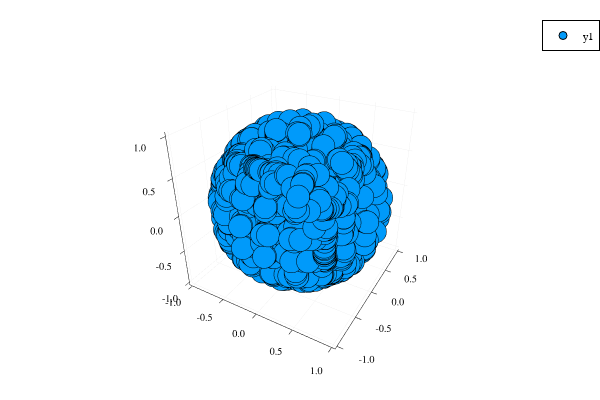

Notebook cell for this chart:
### Code cell
# Plot the sampled points

S = reduce(hcat, vcat(samples, extra_samples))
if n < 3
    scatter(S[1,:], S[2,:])
else
    scatter(S[1,:], S[2,:], S[3,:])
end

### Figure 1 — Plotly figure (JSON) as saved in the notebook; plotly's stock layout.template omitted (floating-point values rounded to 4 significant figures; data arrays with more than 128 entries replaced by an {"elided": "..."} marker saying what was removed)
{"data": [{"colorbar": {"title": ""}, "legendgroup": "y1", "marker": {"color": "rgba(0, 154, 250, 1.000)", "line": {"color": "rgba(0, 0, 0, 1.000)", "width": 1}, "size": 8, "symbol": "circle"}, "mode": "markers", "name": "y1", "showlegend": true, "type": "scatter3d", "x": {"elided": "4159 float values"}, "xaxis": "x1", "y": {"elided": "4159 float values"}, "yaxis": "y1", "z": {"elided": "4159 float values"}, "zmax": null, "zmin": null}], "layout": {"annotations": [], "height": 400, "legend": {"bgcolor": "rgba(255, 255, 255, 1.000)", "bordercolor": "rgba(0, 0, 0, 1.000)", "borderwidth": 1, "font": {"color": "rgba(0, 0, 0, 1.000)", "family": "sans-serif", "size": 11}, "tracegroupgap": 0, "traceorder": "normal", "x": 1, "xanchor": "auto", "y": 1, "yanchor": "auto"}, "margin": {"b": 20, "l": 0, "r": 0, "t": 20}, "paper_bgcolor": "rgba(255, 255, 255, 1.000)", "plot_bgcolor": "rgba(255, 255, 255, 1.000)", "scene": {"camera": {"eye": {"x": 1.126, "y": -1.95, "z": 1.3}}, "xaxis": {"anchor": "y1", "domain": [0.06582, 0.9934], "gridcolor": "rgba(0, 0, 0, 0.100)", "gridwidth": 0.5, "linecolor": "rgba(0, 0, 0, 1.000)", "mirror": false, "range": [-1.044, 1.044], "showgrid": true, "showline": true, "showticklabels": true, "tickangle": 0, "tickcolor": "rgb(0, 0, 0)", "tickfont": {"color": "rgba(0, 0, 0, 1.000)", "family": "sans-serif", "size": 11}, "tickmode": "array", "ticks": "inside", "ticktext": ["-1.0", "-0.5", "0.0", "0.5", "1.0"], "tickvals": [-1, -0.5, 0, 0.5, 1], "title": "", "titlefont": {"color": "rgba(0, 0, 0, 1.000)", "family": "sans-serif", "size": 15}, "type": "-", "visible": true, "zeroline": false, "zerolinecolor": "rgba(0, 0, 0, 1.000)"}, "yaxis": {"anchor": "x1", "domain": [0.03762, 0.9902], "gridcolor": "rgba(0, 0, 0, 0.100)", "gridwidth": 0.5, "linecolor": "rgba(0, 0, 0, 1.000)", "mirror": false, "range": [-1.044, 1.044], "showgrid": true, "showline": true, "showticklabels": true, "tickangle": 0, "tickcolor": "rgb(0, 0, 0)", "tickfont": {"color": "rgba(0, 0, 0, 1.000)", "family": "sans-serif", "size": 11}, "tickmode": "array", "ticks": "inside", "ticktext": ["-1.0", "-0.5", "0.0", "0.5", "1.0"], "tickvals": [-1, -0.5, 0, 0.5, 1], "title": "", "titlefont": {"color": "rgba(0, 0, 0, 1.000)", "family": "sans-serif", "size": 15}, "type": "-", "visible": true, "zeroline": false, "zerolinecolor": "rgba(0, 0, 0, 1.000)"}, "zaxis": {"gridcolor": "rgba(0, 0, 0, 0.100)", "gridwidth": 0.5, "linecolor": "rgba(0, 0, 0, 1.000)", "mirror": false, "range": [-1.044, 1.05], "showgrid": true, "showline": true, "showticklabels": true, "tickangle": 0, "tickcolor": "rgb(0, 0, 0)", "tickfont": {"color": "rgba(0, 0, 0, 1.000)", "family": "sans-serif", "size": 11}, "tickmode": "array", "ticks": "inside", "ticktext": ["-1.0", "-0.5", "0.0", "0.5", "1.0"], "tickvals": [-1, -0.5, 0, 0.5, 1], "title": "", "titlefont": {"color": "rgba(0, 0, 0, 1.000)", "family": "sans-serif", "size": 15}, "type": "-", "visible": true, "zeroline": false, "zerolinecolor": "rgba(0, 0, 0, 1.000)"}}, "showlegend": true, "width": 600}}
